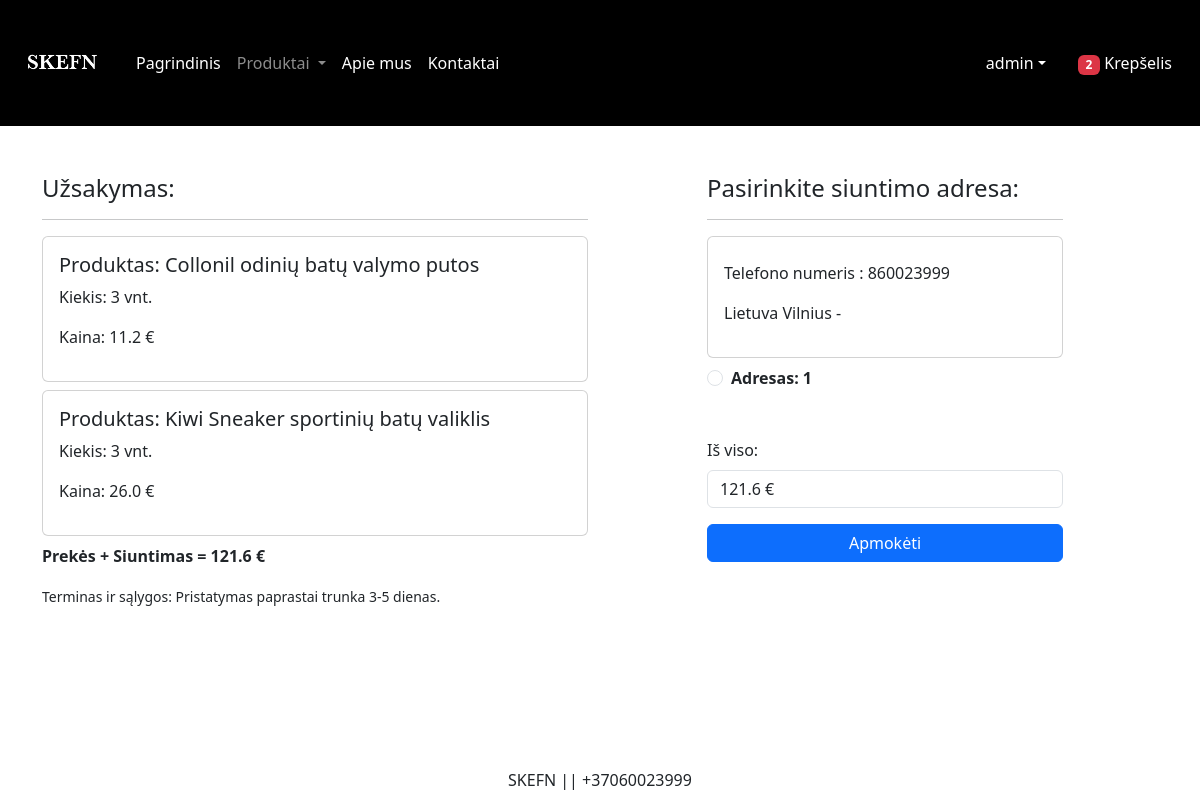
/checkout/ (signed in), run on an earlier commit of the app's database.
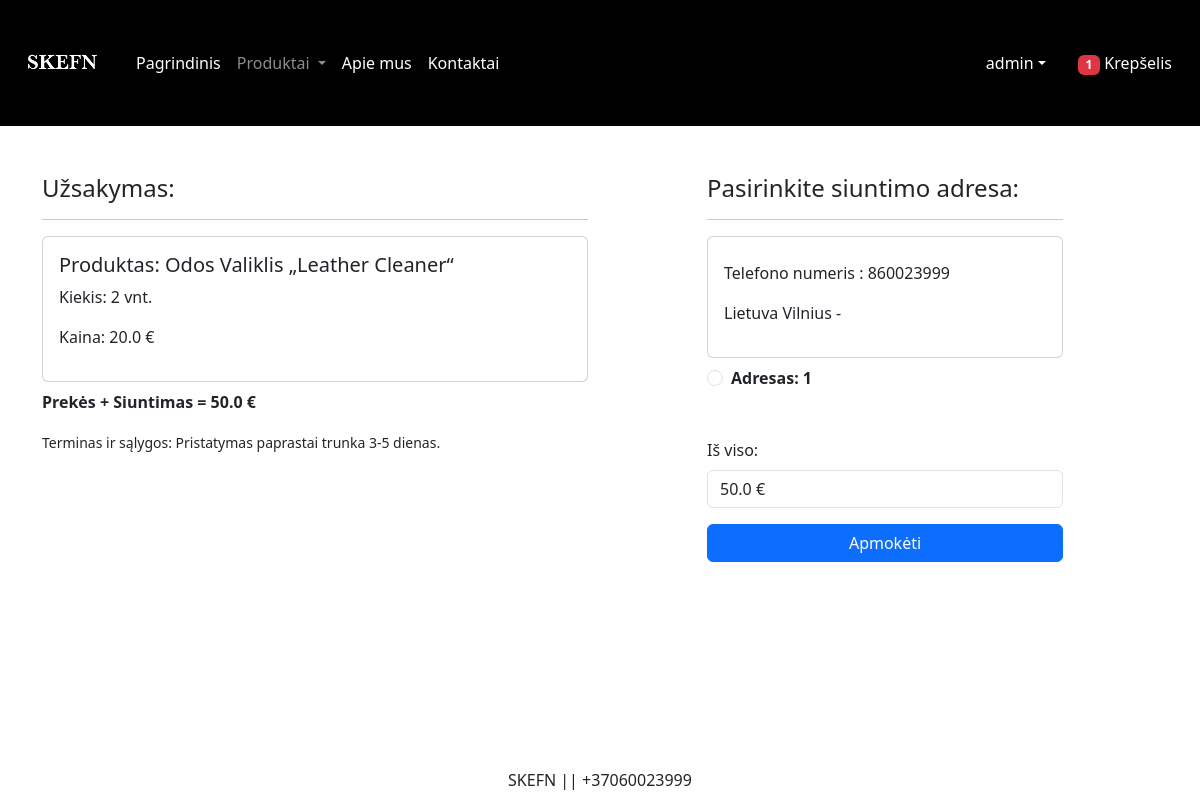
And on a later commit of the database.
### main/models.py (models this page shows, shortened)
class Cart(models.Model):
    user = models.ForeignKey(User, on_delete=models.CASCADE)
    produktas = models.ForeignKey(Produktas, on_delete=models.CASCADE)
    quantity = models.PositiveIntegerField(default=1)

class Produktas(models.Model):
    pavadinimas = models.CharField(max_length=100)
    kaina = models.FloatField()
    kaina_su_nuolaida = models.FloatField()
    aprasymas = models.TextField()
    kategorija = models.CharField(choices=CATEGORY_CHOICES, max_length=2)
    nuotrauka = models.ImageField(upload_to='product')

class Customer(models.Model):
    vartotojas = models.ForeignKey(User, on_delete=models.CASCADE)
    vardas = models.CharField(max_length=200)
    pavarde = models.CharField(max_length=200)
    salis = models.CharField(choices=SALIS_CHOICES, max_length=100)
    miestas = models.CharField(max_length=50)
    telefonas = models.IntegerField(default=0)
    zipcode = models.IntegerField()

### main/views.py (the view)
# urls.py: path('checkout/', views.checkout.as_view(), name='checkout'),
class checkout(View):
    def get(self,request):
        user = request.user
        add = Customer.objects.filter(vartotojas=user)
        cart_items = Cart.objects.filter(user=user)
        totalitem = 0
        if request.user.is_authenticated:
            totalitem = len(Cart.objects.filter(user=request.user))
        famount = 0
        for p in cart_items:
            value = p.quantity * p.produktas.kaina_su_nuolaida
            famount = famount + value
        totalamount = famount + 10
        return render(request, 'main/checkout.html', locals())

### main/templates/main/checkout.html (shortened to what this page needs)
{% extends 'main/base.html' %}
{% load static %}
{% block main-content %}
<div class="container">
<div class="row mt-5">
    <div class="col-sm-6">
        <h4>Užsakymas:</h4>
        <hr>
        {% for item in cart_items %}
            <div class="card mb-2">
                <div class="card-body">
                    <h5>Produktas: {{item.produktas.pavadinimas}}</h5>
                    <p>Kiekis: {{item.quantity}} vnt.</p>
                    <p class="fw=bold">Kaina: {{item.produktas.kaina_su_nuolaida}} €</p>
                </div>
            </div>
        {% endfor %}
    <p class="fw-bold">Prekės + Siuntimas = {{totalamount}} €</p>
    <small>Terminas ir sąlygos: Pristatymas paprastai trunka 3-5 dienas.</small>
    </div>
    <div class="col-sm-4 offset-sm-1">
        <h4>Pasirinkite siuntimo adresa:</h4>
        <hr>
        <form method="post" id="myform">
            {% for ad in add %}
            <div class="card">
                <div class="card-body">
                    <p>Telefono numeris : {{ad.telefonas}}</p>
                    <p>{{ad.salis}} {{ad.miestas}} - {{ad.post_code}}</p>
                </div>
            </div>
                <div class="form-check mt-2 mb-5">
                    <input class="form-check-input" type="radio" name="custid" id="custadd{{forloop.counter}}" value="{{ad.id}}">
                    <label class="form-check-label fw-bold" for="custadd{{forloop.counter}}">
                        Adresas: {{forloop.counter}}</label>
                </div>
            {% endfor %}
            <div class="card-body mb-3">
                <label for="totalamount" class="form-label">Iš viso:</label>
                <input type="text" class="form-control" name="totalamount" value="{{totalamount}} €"  readonly>
            </div>
            <div class="text-end">
                <div class="d-grid"><a href="{% url 'payment' %}" class="btn btn-primary">Apmokėti</a> </div>
            </div>
        </form>
    </div>
</div>
</div>
{% endblock main-content %}

### main/templates/main/base.html (shortened to what this page needs)
<!DOCTYPE html>
{% load static %}
<html lang="en">
<head>
    <link href="https://cdn.jsdelivr.net/npm/bootstrap@5.3.0/dist/css/bootstrap.min.css" rel="stylesheet">
    <link rel="stylesheet" href="{% static 'main/css/owl.carousel.min.css' %}" />
    <link rel="stylesheet" href="{% static 'main/css/all.min.css' %}" />
    <link rel="stylesheet" href="{% static 'main/css/style.css' %}" />
</head>
<body>
    <nav class="navbar navbar-expand-lg navbar-dark bg-black">
      <div class="container-fluid">
        <a class="navbar-brand" href="#">
            <img src="{% static 'main/images/skefn1.png' %}" width="100" height="100"/>
        </a>
        <div class="collapse navbar-collapse" id="navbarSupportedContent">
          <ul class="navbar-nav me-auto mb-2 mb-lg-0">
              {% if request.user.is_authenticated %}
            <li class="nav-item">
              <a class="nav-link active" aria-current="page" href="/">Pagrindinis</a>
            </li>
              <li class="nav-item dropdown">
              <a class="nav-link dropdown-toggle" href="#" role="button" data-bs-toggle="dropdown" aria-expanded="false">
                Produktai
              </a>
            </li>
            <li class="nav-item">
              <a class="nav-link text-white" href="{% url 'apie' %}">Apie mus</a>
            </li>
            <li class="nav-item">
              <a class="nav-link text-white" href="{% url 'kontaktai' %}">Kontaktai</a>
            </li>
          </ul>
        </div>
          <ul class="navbar-nav me-auto mb-2 mb-lg-0">
              <li class="nav-item dropdown mx-2">
                  <a class="nav-link dropdown-toggle text-white" href="#"
                  id="profileDropdown" role="button" data-bs-toggle="dropdown"
                  aria-expanded="false">{{request.user}}</a>
              </li>
              <li class="nav-item mx-2">
                  <a href="{% url 'showcart' %}" class="nav-link text-white"><span class="badge bg-danger">{% if totalitem > 0 %} {{totalitem}} {% endif %}</span> Krepšelis</a>
              </li>
              {% endif %}
          </ul>
      </div>
    </nav>
    {% block main-content %}{% endblock main-content %}
    <br>
    <br>
    <br>
    <footer class="container-fluid fixed-bottom bg-white text-center p-2 mt-5">
        SKEFN || +37060023999
    </footer>
</body>
</html>

What changed in the data, as far as the page shows it:
removed Cart: produktas.pavadinimas "Collonil odinių batų valymo putos", quantity "3", produktas.kaina_su_nuolaida "11.2"
removed Cart: produktas.pavadinimas "Kiwi Sneaker sportinių batų valiklis", quantity "3", produktas.kaina_su_nuolaida "26.0"
added Cart: produktas.pavadinimas "Odos Valiklis „Leather Cleaner“", quantity "2", produktas.kaina_su_nuolaida "20.0"
Also different on the page:
{{ totalitem }}: "2" → "1"
{{ totalamount }}: "121.6" → "50.0"
form field totalamount: "121.6 €" → "50.0 €"
